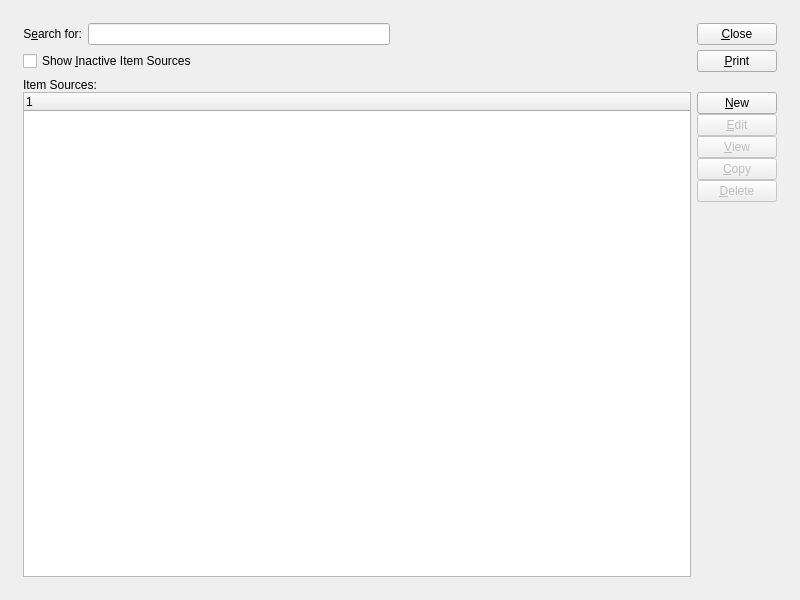
<ui version="4.0" >
 <author></author>
 <comment>This file is part of the xTuple ERP: PostBooks Edition, a free and
open source Enterprise Resource Planning software suite,
Copyright (c) 1999-2011 by OpenMFG LLC, d/b/a xTuple.
It is licensed to you under the Common Public Attribution License
version 1.0, the full text of which (including xTuple-specific Exhibits)
is available at www.xtuple.com/CPAL.  By using this software, you agree
to be bound by its terms.</comment>
 <class>itemSources</class>
 <widget class="QWidget" name="itemSources" >
  <property name="geometry" >
   <rect>
    <x>0</x>
    <y>0</y>
    <width>800</width>
    <height>600</height>
   </rect>
  </property>
  <property name="windowTitle" >
   <string>List Item Sources</string>
  </property>
  <layout class="QGridLayout" >
   <item row="0" column="0" >
    <layout class="QGridLayout" >
     <property name="leftMargin" >
      <number>12</number>
     </property>
     <property name="topMargin" >
      <number>12</number>
     </property>
     <property name="rightMargin" >
      <number>12</number>
     </property>
     <property name="bottomMargin" >
      <number>12</number>
     </property>
     <item row="0" column="0" >
      <layout class="QHBoxLayout" >
       <item>
        <widget class="QLabel" name="_searchForLit" >
         <property name="text" >
          <string>S&amp;earch for:</string>
         </property>
         <property name="alignment" >
          <set>Qt::AlignRight|Qt::AlignTrailing|Qt::AlignVCenter</set>
         </property>
         <property name="buddy" >
          <cstring>_searchFor</cstring>
         </property>
        </widget>
       </item>
       <item>
        <widget class="XLineEdit" name="_searchFor" />
       </item>
       <item>
        <spacer>
         <property name="orientation" >
          <enum>Qt::Horizontal</enum>
         </property>
         <property name="sizeHint" >
          <size>
           <width>40</width>
           <height>20</height>
          </size>
         </property>
        </spacer>
       </item>
      </layout>
     </item>
     <item rowspan="2" row="0" column="1" >
      <layout class="QVBoxLayout" >
       <property name="spacing" >
        <number>5</number>
       </property>
       <item>
        <widget class="QPushButton" name="_close" >
         <property name="text" >
          <string>&amp;Close</string>
         </property>
        </widget>
       </item>
       <item>
        <widget class="QPushButton" name="_print" >
         <property name="text" >
          <string>&amp;Print</string>
         </property>
        </widget>
       </item>
      </layout>
     </item>
     <item row="1" column="0" >
      <layout class="QHBoxLayout" >
       <item>
        <widget class="XCheckBox" name="_showInactive" >
         <property name="text" >
          <string>Show &amp;Inactive Item Sources</string>
         </property>
        </widget>
       </item>
       <item>
        <spacer>
         <property name="orientation" >
          <enum>Qt::Horizontal</enum>
         </property>
         <property name="sizeHint" >
          <size>
           <width>40</width>
           <height>20</height>
          </size>
         </property>
        </spacer>
       </item>
      </layout>
     </item>
     <item row="2" column="0" colspan="2" >
      <widget class="QFrame" name="_frame" >
       <property name="sizePolicy" >
        <sizepolicy vsizetype="Preferred" hsizetype="Preferred" >
         <horstretch>0</horstretch>
         <verstretch>1</verstretch>
        </sizepolicy>
       </property>
       <property name="frameShape" >
        <enum>QFrame::NoFrame</enum>
       </property>
       <property name="frameShadow" >
        <enum>QFrame::Raised</enum>
       </property>
       <layout class="QGridLayout" >
        <property name="leftMargin" >
         <number>0</number>
        </property>
        <property name="topMargin" >
         <number>0</number>
        </property>
        <property name="rightMargin" >
         <number>0</number>
        </property>
        <property name="bottomMargin" >
         <number>0</number>
        </property>
        <item row="0" column="0" >
         <layout class="QVBoxLayout" >
          <property name="spacing" >
           <number>0</number>
          </property>
          <item>
           <widget class="QLabel" name="lblItemSourcesLit" >
            <property name="text" >
             <string>Item Sources:</string>
            </property>
           </widget>
          </item>
          <item>
           <layout class="QHBoxLayout" >
            <item>
             <widget class="XTreeWidget" name="_itemsrc" >
              <property name="sizePolicy" >
               <sizepolicy vsizetype="Expanding" hsizetype="Expanding" >
                <horstretch>0</horstretch>
                <verstretch>0</verstretch>
               </sizepolicy>
              </property>
             </widget>
            </item>
            <item>
             <layout class="QVBoxLayout" >
              <property name="spacing" >
               <number>0</number>
              </property>
              <item>
               <widget class="QPushButton" name="_new" >
                <property name="text" >
                 <string>&amp;New</string>
                </property>
               </widget>
              </item>
              <item>
               <widget class="QPushButton" name="_edit" >
                <property name="enabled" >
                 <bool>false</bool>
                </property>
                <property name="text" >
                 <string>&amp;Edit</string>
                </property>
               </widget>
              </item>
              <item>
               <widget class="QPushButton" name="_view" >
                <property name="enabled" >
                 <bool>false</bool>
                </property>
                <property name="text" >
                 <string>&amp;View</string>
                </property>
               </widget>
              </item>
              <item>
               <widget class="QPushButton" name="_copy" >
                <property name="enabled" >
                 <bool>false</bool>
                </property>
                <property name="text" >
                 <string>&amp;Copy</string>
                </property>
               </widget>
              </item>
              <item>
               <widget class="QPushButton" name="_delete" >
                <property name="enabled" >
                 <bool>false</bool>
                </property>
                <property name="text" >
                 <string>&amp;Delete</string>
                </property>
               </widget>
              </item>
              <item>
               <spacer>
                <property name="orientation" >
                 <enum>Qt::Vertical</enum>
                </property>
                <property name="sizeType" >
                 <enum>QSizePolicy::Expanding</enum>
                </property>
                <property name="sizeHint" >
                 <size>
                  <width>20</width>
                  <height>20</height>
                 </size>
                </property>
               </spacer>
              </item>
             </layout>
            </item>
           </layout>
          </item>
         </layout>
        </item>
       </layout>
      </widget>
     </item>
    </layout>
   </item>
  </layout>
 </widget>
 <layoutdefault spacing="6" margin="11" />
 <pixmapfunction>qPixmapFromMimeSource</pixmapfunction>
 <customwidgets>
  <customwidget>
   <class>XCheckBox</class>
   <extends>QCheckBox</extends>
   <header>xcheckbox.h</header>
  </customwidget>
  <customwidget>
   <class>XLineEdit</class>
   <extends>QLineEdit</extends>
   <header>xlineedit.h</header>
  </customwidget>
  <customwidget>
   <class>XTreeWidget</class>
   <extends>QTreeWidget</extends>
   <header>xtreewidget.h</header>
  </customwidget>
 </customwidgets>
 <tabstops>
  <tabstop>_searchFor</tabstop>
  <tabstop>_showInactive</tabstop>
  <tabstop>_new</tabstop>
  <tabstop>_edit</tabstop>
  <tabstop>_view</tabstop>
  <tabstop>_delete</tabstop>
  <tabstop>_close</tabstop>
  <tabstop>_print</tabstop>
  <tabstop>_itemsrc</tabstop>
 </tabstops>
 <resources/>
 <connections>
  <connection>
   <sender>_close</sender>
   <signal>clicked()</signal>
   <receiver>itemSources</receiver>
   <slot>close()</slot>
   <hints>
    <hint type="sourcelabel" >
     <x>719</x>
     <y>45</y>
    </hint>
    <hint type="destinationlabel" >
     <x>20</x>
     <y>20</y>
    </hint>
   </hints>
  </connection>
  <connection>
   <sender>_itemsrc</sender>
   <signal>valid(bool)</signal>
   <receiver>_view</receiver>
   <slot>setEnabled(bool)</slot>
   <hints>
    <hint type="sourcelabel" >
     <x>46</x>
     <y>135</y>
    </hint>
    <hint type="destinationlabel" >
     <x>712</x>
     <y>183</y>
    </hint>
   </hints>
  </connection>
 </connections>
</ui>
